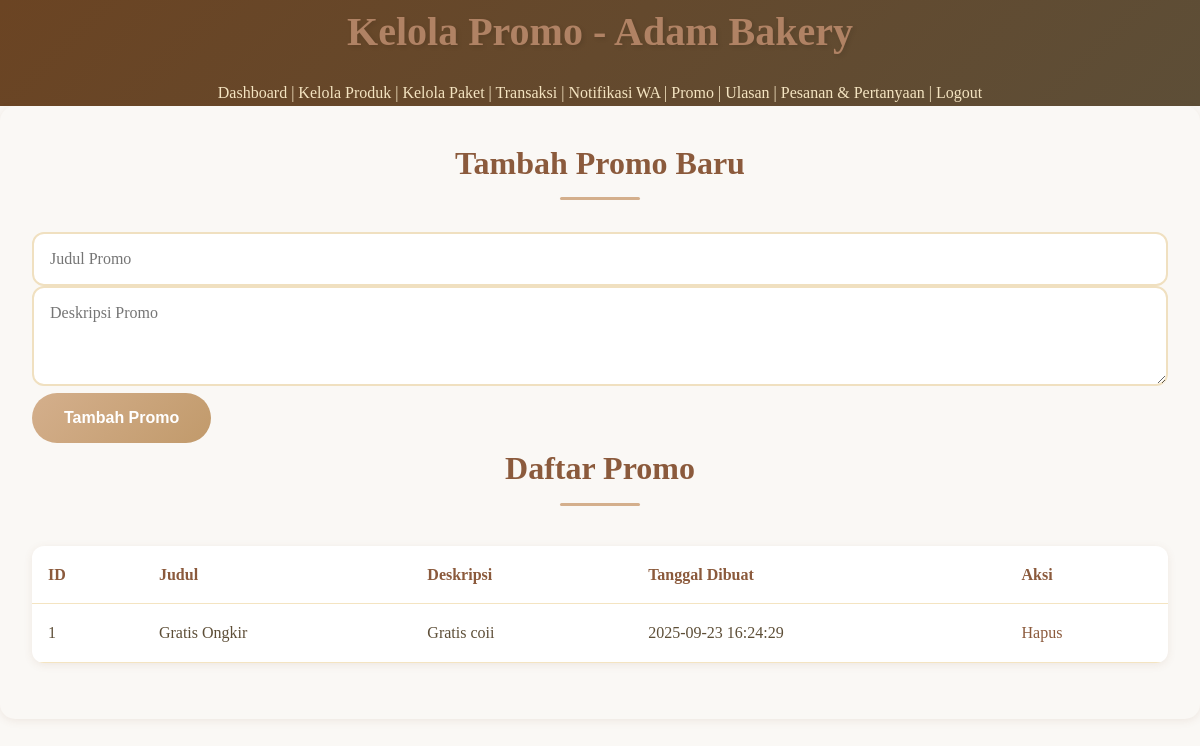
Page /admin/admin_promos.php (signed in) on the committed database.
### tables this page shows
CREATE TABLE `promos` (
  `id` int(11) NOT NULL AUTO_INCREMENT,
  `title` varchar(100) NOT NULL,
  `description` text NOT NULL,
  `created_at` timestamp NOT NULL DEFAULT current_timestamp(),
  PRIMARY KEY (`id`)
);

### admin/admin_promos.php (the view, shortened to what this page needs)
<?php
include '../backend/db.php';
$promos = $conn->query("SELECT * FROM promos ORDER BY created_at DESC");
?>
<!DOCTYPE html>
<html lang="id">
<head>
    <link rel="stylesheet" href="/assets/css/style.css">
</head>
<body>
<header class="admin-header">
    <h1>Kelola Promo - Adam Bakery</h1>
    <nav class="admin-nav">
        <a href="dashboard.php">Dashboard</a> |
        <a href="manage_products.php">Kelola Produk</a> |
        <a href="manage_packages.php">Kelola Paket</a> |
        <a href="view_transactions.php">Transaksi</a> |
        <a href="wa_notifications.php">Notifikasi WA</a> |
        <a href="admin_promos.php">Promo</a> |
        <a href="view_reviews.php">Ulasan</a> |
        <a href="view_custom_orders.php">Pesanan & Pertanyaan</a> |
        <a href="logout.php">Logout</a>
    </nav>
</header>
<main>
    <h2>Tambah Promo Baru</h2>
    <form method="POST">
        <input type="text" name="title" placeholder="Judul Promo" required>
        <textarea name="description" placeholder="Deskripsi Promo" rows="3" required></textarea>
        <button type="submit" name="add_promo">Tambah Promo</button>
    </form>
    <h2>Daftar Promo</h2>
    <table>
        <tr>
            <th>ID</th>
            <th>Judul</th>
            <th>Deskripsi</th>
            <th>Tanggal Dibuat</th>
            <th>Aksi</th>
        </tr>
        <?php if ($promos->num_rows > 0): ?>
            <?php while ($promo = $promos->fetch_assoc()): ?>
                <tr>
                    <td><?php echo $promo['id']; ?></td>
                    <td><?php echo htmlspecialchars($promo['title']); ?></td>
                    <td><?php echo htmlspecialchars($promo['description']); ?></td>
                    <td><?php echo $promo['created_at']; ?></td>
                    <td>
                        <a href="?delete=<?php echo $promo['id']; ?>" onclick="return confirm('Hapus promo ini?')">Hapus</a>
                    </td>
                </tr>
            <?php endwhile; ?>
        <?php else: ?>
            <tr><td colspan="5">Belum ada promo.</td></tr>
        <?php endif; ?>
    </table>
</main>
</body>
</html>

### assets/css/style.css (style rules this page uses)
* { margin: 0; padding: 0; box-sizing: border-box; }
html, body { height: 100%; }
body { font-family: "Georgia", "Times New Roman", serif; font-size: 1rem; line-height: 1.6; color: #5d4e37; background-color: #faf8f5; display: flex; flex-direction: column; }
:root { --color-primary: #8b5a3c; --color-primary-dark: #6b4423; --color-primary-light: #c19a6b; --color-secondary: #d4af8c; --color-secondary-light: #f4e4c1; --color-secondary-lighter: #fff8e7; --color-white: #ffffff; --color-light-bg: #faf8f5; --color-light-border: #f0e0c0; --color-text-primary: #5d4e37; --color-text-secondary: #6b5b47; --color-text-light: #8b5a3c; --color-success: #28a745; --color-error: #dc3545; --color-warning: #ffc107; --color-info: #17a2b8; --spacing-xs: 0.25rem; --spacing-sm: 0.5rem; --spacing-md: 1rem; --spacing-lg: 1.5rem; --spacing-xl: 2rem; --spacing-2xl: 3rem; --radius-sm: 8px; --radius-md: 12px; --radius-lg: 15px; --radius-full: 50px; --shadow-sm: 0 2px 8px rgba(139, 90, 60, 0.1); --shadow-md: 0 4px 12px rgba(139, 90, 60, 0.15); --shadow-lg: 0 8px 25px rgba(139, 90, 60, 0.2); --transition: all 0.3s ease; }
h1, h2, h3, h4, h5, h6 { color: var(--color-primary); font-weight: 600; margin-bottom: var(--spacing-md); }
h1 { font-size: 2.5rem; text-shadow: 2px 2px 4px rgba(0, 0, 0, 0.1); }
h2 { font-size: 2rem; position: relative; text-align: center; padding-bottom: var(--spacing-md); }
h2::after { content: ""; display: block; width: 80px; height: 3px; background-color: var(--color-secondary); margin: var(--spacing-sm) auto 0; border-radius: 2px; }
a { color: var(--color-primary); text-decoration: none; transition: var(--transition); }
main { background-color: var(--color-light-bg); border-radius: var(--radius-lg); padding: var(--spacing-xl); box-shadow: var(--shadow-sm); position: relative; }
input[type="text"], input[type="email"], input[type="password"], input[type="tel"], input[type="number"], input[type="date"], input[type="file"], select, textarea { width: 100%; padding: var(--spacing-md); border: 2px solid var(--color-light-border); border-radius: var(--radius-md); font-family: inherit; font-size: 1rem; color: var(--color-text-primary); transition: var(--transition); }
textarea { resize: vertical; min-height: 100px; }
button, .btn, input[type="submit"] { background: linear-gradient(135deg, var(--color-secondary) 0%, var(--color-primary-light) 100%); color: var(--color-white); padding: var(--spacing-md) var(--spacing-xl); border: none; border-radius: var(--radius-full); font-size: 1rem; font-weight: 600; cursor: pointer; transition: var(--transition); display: inline-block; text-align: center; text-decoration: none; user-select: none; }
table { width: 100%; border-collapse: collapse; background: var(--color-white); border-radius: var(--radius-md); overflow: hidden; box-shadow: var(--shadow-sm); margin: var(--spacing-lg) 0; }
th, td { padding: var(--spacing-md); text-align: left; border-bottom: 1px solid var(--color-secondary-light); }
th { color: var(--color-primary); font-weight: 600; }
.admin-header { background: linear-gradient(135deg, var(--color-primary-dark) 0%, var(--color-text-primary) 100%); color: var(--color-secondary-light); text-align: center; }
.admin-header h1 { color: #b08264; }
.admin-nav a { color: var(--color-secondary-light); text-align: center; }

### rows in the picture
promos: id "1", title "Gratis Ongkir", description "Gratis coii", created_at "2025-09-23 16:24:29"
